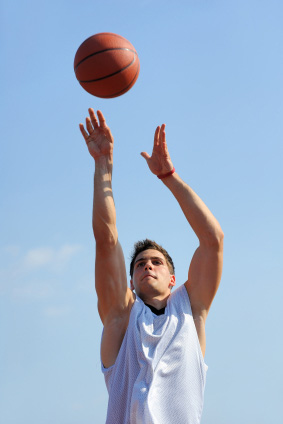
#> input picture basketball.jpg, 283 x 424 px, given in place of the camera
$ python edge-detection.py   (older library calls are emulated)
#> lines starting #> are read from the running program, lines starting #| are printed output that depends on the picture; after the words box and inside, x2 and y2 are one past the last pixel; in counts of white or black regions, pixels touching at a corner belong together
import numpy as np
import cv2

cap = cv2.VideoCapture(0)

while True:
    _, frame = cap.read()
#> frame is the input picture: shape (424, 283, 3); mean B, G, R 203.9, 178.6, 158.2

    #laplacian = cv2.Laplacian(frame, cv2.CV_64F)
    #sobelx = cv2.Sobel(frame,cv2.CV_64F, 1, 0, ksize=1)
    #sobely = cv2.Sobel(frame,cv2.CV_64F, 0, 1, ksize=1)
    src_gray = cv2.cvtColor(frame, cv2.COLOR_BGR2GRAY)
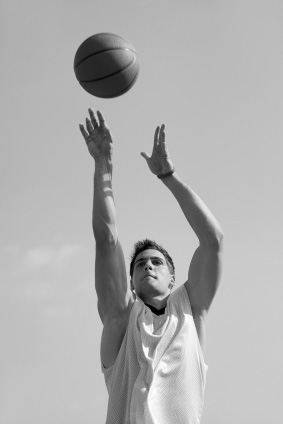
#> src_gray: shape (424, 283); min 0, max 255, mean 175.4
    blur = cv2.blur(src_gray, (3,3))
    edges = cv2.Canny(blur, 30, 30)
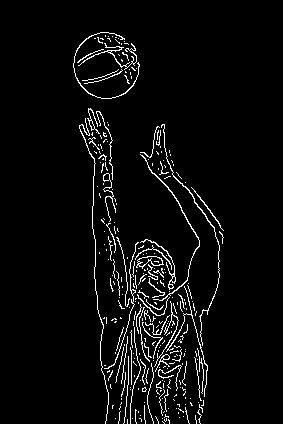
#> edges: shape (424, 283); 4.3% white in thin lines or dots, all inside (x1, y1, x2, y2) = (73, 32, 224, 424)


    cv2.imshow('original',frame)
    # [4 lines of commented-out code are left out]
    cv2.imshow('edges',edges)

    k = cv2.waitKey(5) & 0xFF
#> (key Esc is pressed here)
    if k == 27:
        break

cv2.destroyAllWindows()
cap.release()
